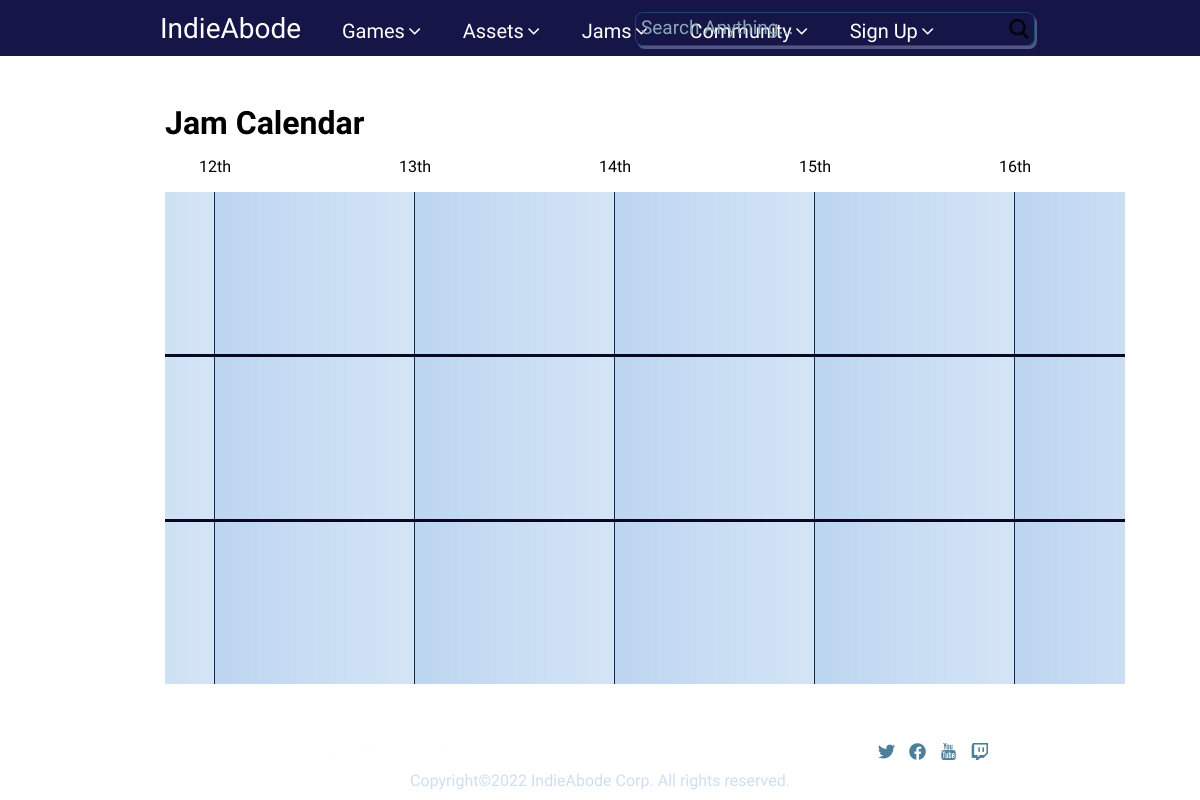
Page /jamsCalender on the earlier database version.
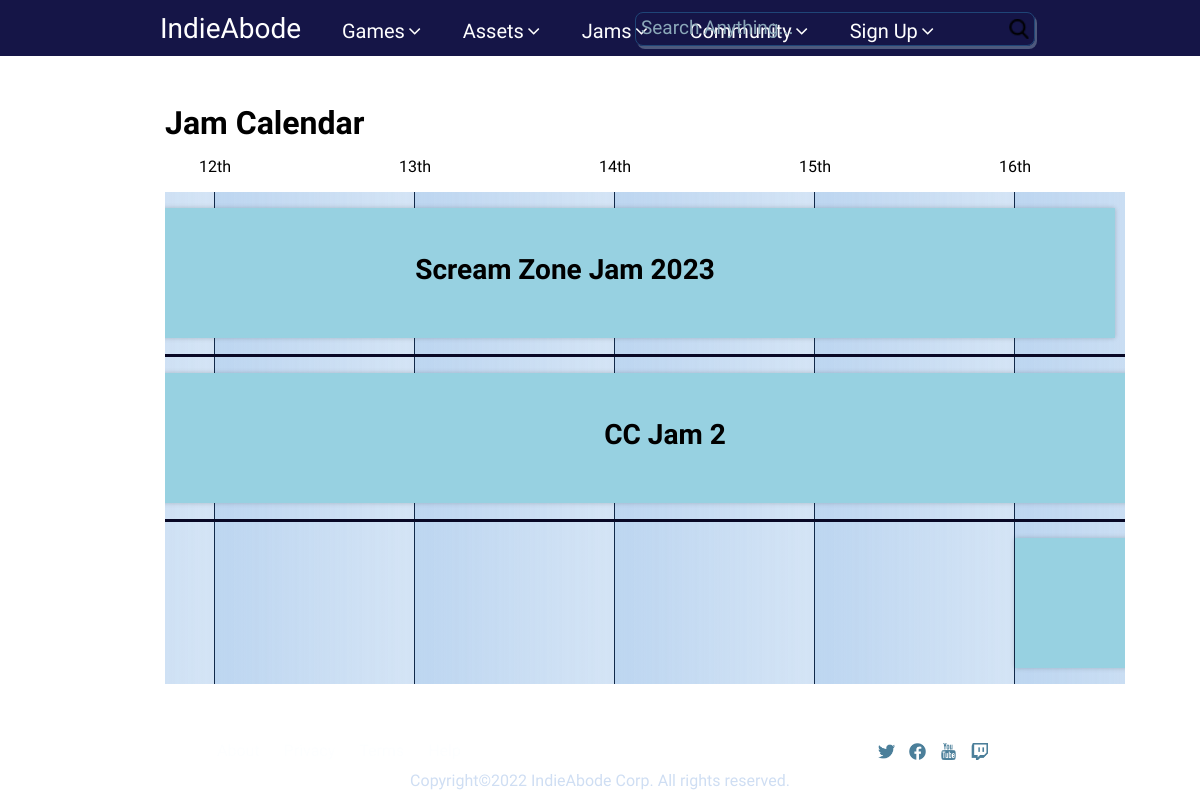
Same page on the later database version.
### tables this page shows
CREATE TABLE `gamejam` (
  `gameJamID` int(11) NOT NULL,
  `submissionStartDate` datetime NOT NULL,
  `submissionEndDate` datetime NOT NULL,
  `jamContent` text NOT NULL,
  `votingEndDate` datetime NOT NULL,
  `jamTitle` varchar(255) NOT NULL,
  `jamTagline` varchar(255) NOT NULL,
  `jamType` varchar(20) NOT NULL,
  `jamCriteria` varchar(255) NOT NULL,
  `jamVisibility` varchar(20) NOT NULL,
  `maxParticipants` int(11) NOT NULL,
  `canJoinAfterStarted` int(11) NOT NULL,
  `jamHostID` int(11) NOT NULL,
  `jamVoters` varchar(30) NOT NULL,
  `jamTwitter` varchar(255) NOT NULL,
  `jamCoverImg` varchar(255) NOT NULL,
  `joinedCount` int(11) NOT NULL DEFAULT 0,
  `submissionsCount` int(11) NOT NULL DEFAULT 0,
  `jamTheme` varchar(250) NOT NULL,
  `ratings` int(11) NOT NULL DEFAULT 0
);

### libs/View.php (called while the page is built, shortened)
<?php
class View
{
    public function render($viewName)
    {
        require 'views/' . $viewName . '.php';
    }
}

### controllers/JamsCalender.php (called while the page is built, shortened)
<?php
class JamsCalender extends Controller
{
    function index()
    {
        $monthList = ['Jan', 'Feb', 'Mar', 'Apr', 'May', 'Jun', 'Jul', 'Aug', 'Sep', 'Oct', 'Nov', 'Dec'];
        $currentMonth = date('m');
        $visibleMonthList = [];
        array_push($visibleMonthList, $monthList[(int)$currentMonth - 2]);
        array_push($visibleMonthList, $monthList[(int)$currentMonth - 1]);
        array_push($visibleMonthList, $monthList[(int)$currentMonth]);
        $this->view->months = $visibleMonthList;
        $allJams = $this->model->GetGamejams($currentMonth);
        $jamsCount = count($allJams);
        $row1 = [];
        $row2 = [];
        for ($i = 0; $i < $jamsCount; $i++) {
            if ($i == 0) {
                array_push($row1, $allJams[$i]);
            } else if ($allJams[$i]['submissionStartDate'] < $allJams[$i - 1]['votingEndDate']) {
                array_push($row2, $allJams[$i]);
            } else if ($allJams[$i]['submissionStartDate'] > $allJams[$i - 1]['votingEndDate']) {
                array_push($row1, $allJams[$i]);
            }
        }
        $row3 = $row2;
        $row4 = [];
        $row2Count = count($row2);
        for ($i = 1; $i < $row2Count; $i++) {
            if ($row3[$i]['submissionStartDate'] < $row3[$i - 1]['votingEndDate']) {
                array_push($row4, $row3[$i]);
                unset($row2[$i]);
            }
        }
        $this->view->firstRow = $row1;
        $this->view->secondRow = $row2;
        $this->view->thirdRow = $row4;
        $this->view->render('GameJam/JamCalender');
    }
}

### index.php (called while the page is built, shortened)
<?php
require 'libs/Controller.php';
require 'libs/Model.php';
require 'libs/View.php';
$app = new App();

### libs/Model.php (called while the page is built)
<?php
class Model
{
    function __construct()
    {
        $this->db = new Database(DB_TYPE, DB_HOST, DB_NAME, DB_USER, DB_PASSWORD);
    }
}

### models/JamsCalender_Model.php (called while the page is built, shortened)
<?php
class JamsCalender_Model extends Model
{
    function GetGamejams($currentMonth)
    {
        $previousMonth = '0' . ($currentMonth - 1);
        $nextMonth = '0' . ($currentMonth + 1);
        $previousMonthSubmissionDate = '2023-' . $previousMonth .  '-%';
        $previousMonthVotingEndDate = '2023-' . $previousMonth . '-%';
        $currentMonthSubmissionDate = '2023-' . $currentMonth .  '-%';
        $currentMonthVotingEndDate = '2023-' . $currentMonth . '-%';
        $nextMonthSubmissionDate = '2023-' . $nextMonth .  '-%';
        $nextMonthVotingEndDate = '2023-' . $nextMonth . '-%';
        $sql = "SELECT gameJamID, submissionStartDate, votingEndDate, jamTitle
                FROM gamejam WHERE submissionStartDate LIKE '$previousMonthSubmissionDate' OR
                votingEndDate LIKE '$previousMonthVotingEndDate' OR
                submissionStartDate LIKE '$currentMonthSubmissionDate' OR
                votingEndDate LIKE '$currentMonthVotingEndDate' OR
                submissionStartDate LIKE '$nextMonthSubmissionDate' OR
                votingEndDate LIKE '$nextMonthVotingEndDate'
                ORDER BY submissionStartDate ASC";
        $stmt = $this->db->prepare($sql);
        $stmt->execute();
        return $stmt->fetchAll();
    }
}

### libs/Controller.php (called while the page is built, shortened)
<?php
class Controller
{
    public function loadModel($modelName)
    {
        $path = 'models/' . $modelName . '_Model.php';
        if (file_exists($path)) {
            $this->model = new $className();
        }
    }
}

### views/GameJam/JamCalender.php (the view, shortened to what the changed rows need)
<!DOCTYPE html>
<html lang="en">
<head>
</head>
<body onload="scrollRight()">
    <?php
    include 'includes/navbar.php';
    ?>
    <div class="container" style="margin-top: 3rem">
        <h1 id="header-calender">Jam Calendar</h1>
        <div class="ofs-timeline" id="timeline-full">
            <div class="ofs-timeline-legend">
                <?php for ($m = 0; $m < 3; $m++) { ?>
                    <?php
                    ($m == 0) ? $i = 15 : $i = 1;
                    $l = 0; ?>
                    <?php if ($this->months[$m] == 'Jan' || $this->months[$m] == 'Mar' || $this->months[$m] == 'May' || $this->months[$m] == 'Jul' || $this->months[$m] == 'Aug' || $this->months[$m] == 'Oct' || $this->months[$m] == 'Dec') { ?>
                        <?php ($m == 2) ? $l = 15 : $l = 31; ?>
                        <?php for ($i; $i <= $l; $i++) { ?>
                            <?php if ($i == 1 || $i == 21 || $i == 31) { ?>
                                <div class="day-label"><?= $i ?>st</div>
                            <?php } else if ($i == 2 || $i == 22) { ?>
                                <div class="day-label"><?= $i ?>nd</div>
                            <?php } else if ($i == 3 || $i == 23) { ?>
                                <div class="day-label"><?= $i ?>rd</div>
                            <?php } else { ?>
                                <div class="day-label"><?= $i ?>th</div>
                            <?php } ?>
                        <?php } ?>
                    <?php } else { ?>
                        <?php ($m == 2) ? $l = 15 : $l = 30; ?>
                        <?php for ($i; $i <= $l; $i++) { ?>
                            <?php if ($i == 1 || $i == 21) { ?>
                                <div class="day-label"><?= $i ?>st</div>
                            <?php } else if ($i == 2 || $i == 22) { ?>
                                <div class="day-label"><?= $i ?>nd</div>
                            <?php } else if ($i == 3 || $i == 23) { ?>
                                <div class="day-label"><?= $i ?>rd</div>
                            <?php } else { ?>
                                <div class="day-label"><?= $i ?>th</div>
                            <?php } ?>
                        <?php } ?>
                    <?php } ?>
                <?php } ?>
            </div>
            <div class="ofs-timeline-track">
                <?php foreach ($this->firstRow as $row1) { ?>
                    <?php
                    $startMonth = substr($row1['submissionStartDate'], 5, 2);
                    $startDate = substr($row1['submissionStartDate'], 8, 2);
                    $endMonth = substr($row1['votingEndDate'], 5, 2);
                    $endDate = substr($row1['votingEndDate'], 8, 2);
                    $currentMonth = date('m');
                    ?>
                    <?php if ((int)$startMonth == $currentMonth - 1 && (int)$endMonth == $currentMonth - 1) { ?>
                        <?php if ($startDate < 15) { ?>
                            <div class="ofs-timeline-item start-p-15-am end-p-<?= $endDate ?>-pm">
                                <h6><a href="<?php echo BASE_URL; ?>jam?id=<?= $row1['gameJamID'] ?>"><?= $row1['jamTitle'] ?></a></h6>
                            </div>
                        <?php } else { ?>
                            <div class="ofs-timeline-item start-p-<?= $startDate ?>-am end-p-<?= $endDate ?>-pm">
                                <h6><a href="<?php echo BASE_URL; ?>jam?id=<?= $row1['gameJamID'] ?>"><?= $row1['jamTitle'] ?></a></h6>
                            </div>
                        <?php } ?>
                    <?php } else if ($startMonth == $currentMonth && $endMonth == $currentMonth) { ?>
                        <div class="ofs-timeline-item start-c-<?= $startDate ?>-am end-c-<?= $endDate ?>-pm">
                            <h6><a href="<?php echo BASE_URL; ?>jam?id=<?= $row1['gameJamID'] ?>"><?= $row1['jamTitle'] ?></a></h6>
                        </div>
                    <?php } else if ((int)$startMonth == $currentMonth + 1 && (int)$endMonth == $currentMonth + 1) { ?>
                        <?php if ($endDate > 15) { ?>
                            <div class="ofs-timeline-item start-n-<?= $startDate ?>-am end-n-15-pm">
                                <h6><a href="<?php echo BASE_URL; ?>jam?id=<?= $row1['gameJamID'] ?>"><?= $row1['jamTitle'] ?></a></h6>
                            </div>
                        <?php } else { ?>
                            <div class="ofs-timeline-item start-n-<?= $startDate ?>-am end-n-<?= $endDate ?>-pm">
                                <h6><a href="<?php echo BASE_URL; ?>jam?id=<?= $row1['gameJamID'] ?>"><?= $row1['jamTitle'] ?></a></h6>
                            </div>
                        <?php } ?>
                    <?php } else if ((int)$startMonth < $currentMonth - 1 && (int)$endMonth == $currentMonth - 1) { ?>
                        <div class="ofs-timeline-item start-p-15-am end-p-<?= $endDate ?>-pm">
                            <h6><a href="<?php echo BASE_URL; ?>jam?id=<?= $row1['gameJamID'] ?>"><?= $row1['jamTitle'] ?></a></h6>
                        </div>
                    <?php } else if ((int)$startMonth == $currentMonth - 1 && (int)$endMonth == $currentMonth) { ?>
                        <div class="ofs-timeline-item start-p-<?= $startDate ?>-am end-c-<?= $endDate ?>-pm">
                            <h6><a href="<?php echo BASE_URL; ?>jam?id=<?= $row1['gameJamID'] ?>"><?= $row1['jamTitle'] ?></a></h6>
                        </div>
                    <?php } else if ((int)$startMonth == $currentMonth && (int)$endMonth == $currentMonth + 1) { ?>
                        <div class="ofs-timeline-item start-c-<?= $startDate ?>-am end-n-<?= $endDate ?>-pm">
                            <h6><a href="<?php echo BASE_URL; ?>jam?id=<?= $row1['gameJamID'] ?>"><?= $row1['jamTitle'] ?></a></h6>
                        </div>
                    <?php } ?>
                <?php } ?>
            </div>
            <div class="ofs-timeline-track">
                <?php foreach ($this->secondRow as $row2) { ?>
                    <?php
                    $startMonth = substr($row2['submissionStartDate'], 5, 2);
                    $startDate = substr($row2['submissionStartDate'], 8, 2);
                    $endMonth = substr($row2['votingEndDate'], 5, 2);
                    $endDate = substr($row2['votingEndDate'], 8, 2);
                    $currentMonth = date('m');
                    ?>
                    <?php if ((int)$startMonth == $currentMonth - 1 && (int)$endMonth == $currentMonth - 1) { ?>
                        <?php if ($startDate < 15) { ?>
                            <div class="ofs-timeline-item start-p-15-am end-p-<?= $endDate ?>-pm">
                                <h6><a href="<?php echo BASE_URL; ?>jam?id=<?= $row2['gameJamID'] ?>"><?= $row2['jamTitle'] ?></a></h6>
                            </div>
                        <?php } else { ?>
                            <div class="ofs-timeline-item start-p-<?= $startDate ?>-am end-p-<?= $endDate ?>-pm">
                                <h6><a href="<?php echo BASE_URL; ?>jam?id=<?= $row2['gameJamID'] ?>"><?= $row2['jamTitle'] ?></a></h6>
                            </div>
                        <?php } ?>
                    <?php } else if ($startMonth == $currentMonth && $endMonth == $currentMonth) { ?>
                        <div class="ofs-timeline-item start-c-<?= $startDate ?>-am end-c-<?= $endDate ?>-pm">
                            <h6><a href="<?php echo BASE_URL; ?>jam?id=<?= $row2['gameJamID'] ?>"><?= $row2['jamTitle'] ?></a></h6>
                        </div>
                    <?php } else if ((int)$startMonth == $currentMonth + 1 && (int)$endMonth == $currentMonth + 1) { ?>
                        <?php if ($endDate > 15) { ?>
                            <div class="ofs-timeline-item start-n-<?= $startDate ?>-am end-n-15-pm">
                                <h6><a href="<?php echo BASE_URL; ?>jam?id=<?= $row2['gameJamID'] ?>"><?= $row2['jamTitle'] ?></a></h6>
                            </div>
                        <?php } else { ?>
                            <div class="ofs-timeline-item start-n-<?= $startDate ?>-am end-n-<?= $endDate ?>-pm">
                                <h6><a href="<?php echo BASE_URL; ?>jam?id=<?= $row2['gameJamID'] ?>"><?= $row2['jamTitle'] ?></a></h6>
                            </div>
                        <?php } ?>
                    <?php } else if ((int)$startMonth < $currentMonth - 1 && (int)$endMonth == $currentMonth - 1) { ?>
                        <div class="ofs-timeline-item start-p-15-am end-p-<?= $endDate ?>-pm">
                            <h6><a href="<?php echo BASE_URL; ?>jam?id=<?= $row2['gameJamID'] ?>"><?= $row2['jamTitle'] ?></a></h6>
                        </div>
                    <?php } else if ((int)$startMonth == $currentMonth - 1 && (int)$endMonth == $currentMonth) { ?>
                        <div class="ofs-timeline-item start-p-<?= $startDate ?>-am end-c-<?= $endDate ?>-pm">
                            <h6><a href="<?php echo BASE_URL; ?>jam?id=<?= $row2['gameJamID'] ?>"><?= $row2['jamTitle'] ?></a></h6>
                        </div>
                    <?php } else if ((int)$startMonth == $currentMonth && (int)$endMonth == $currentMonth + 1) { ?>
                        <div class="ofs-timeline-item start-c-<?= $startDate ?>-am end-n-<?= $endDate ?>-pm">
                            <h6><a href="<?php echo BASE_URL; ?>jam?id=<?= $row2['gameJamID'] ?>"><?= $row2['jamTitle'] ?></a></h6>
                        </div>
                    <?php } ?>
                <?php } ?>
            </div>
        </div>
    </div>
    <?php
    include 'includes/footer.php';
    ?>
</body>
</html>

Differences in the rows shown:
added gamejam: jamTitle "Scream Zone Jam 2023"
added gamejam: jamTitle "CC Jam 2"
